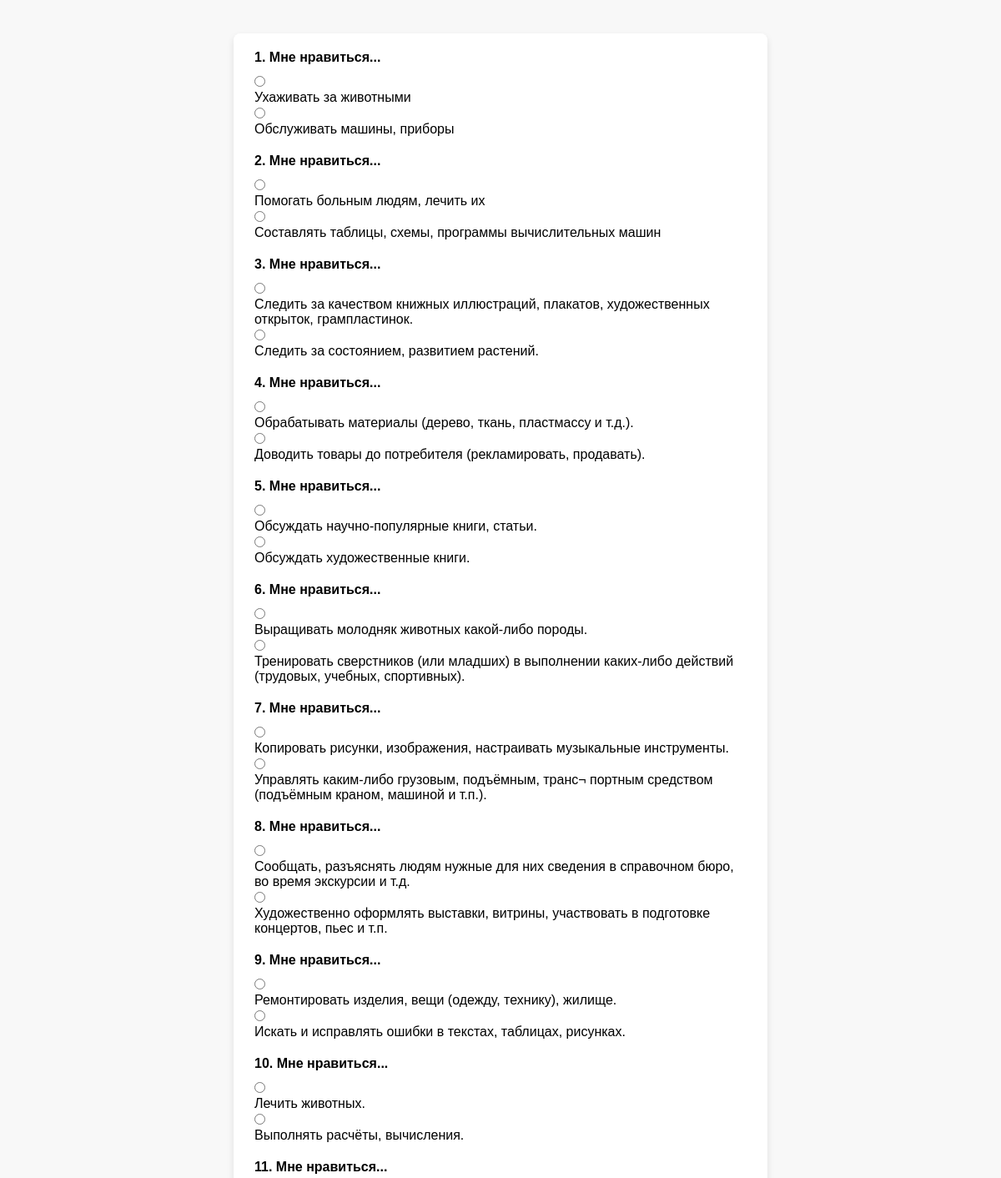
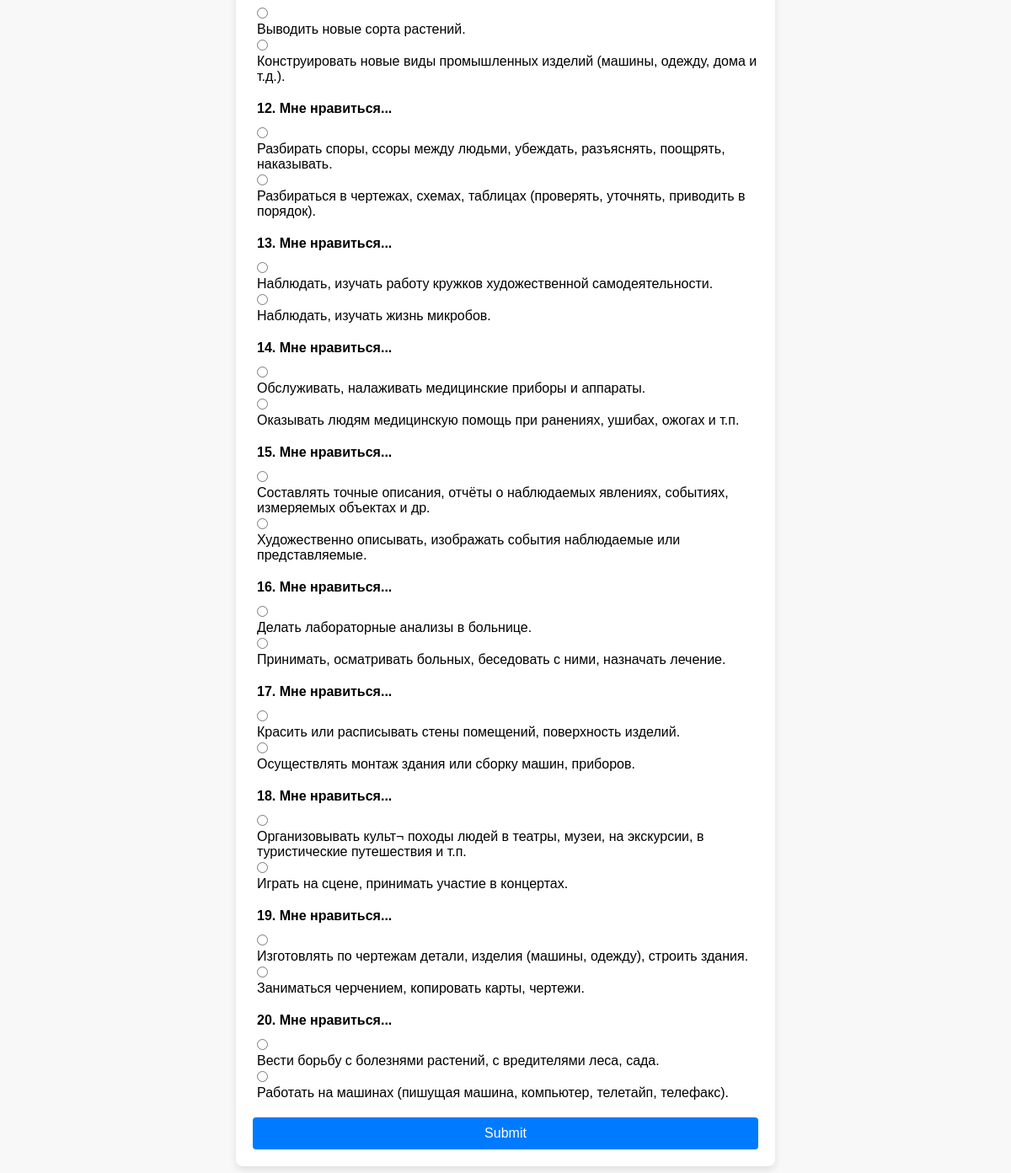
Page /test/1/ on the committed database (2 pictures, top to bottom).
### test_app/models.py (models this page shows, shortened)
class Question(models.Model):
    text = models.CharField(max_length=1024)
    choice_a = models.CharField(max_length=512)
    choice_b = models.CharField(max_length=512)

### test_app/views.py (the view)
# urls.py: path('test/<int:user_data_id>/', test_view, name='test_view'),
def test_view(request, user_data_id):
    user_data = get_object_or_404(UserData, id=user_data_id)
    language = user_data.language  # Retrieve the user's language preference from the UserData model
    if request.method == 'POST':
        profession_groups_count = {
            'Human-Nature': 0,
            'Human-Technique': 0,
            'Human-Human': 0,
            'Human-Sign Systems': 0,
            'Human-Artistic Image': 0,
        }
        profession_groups_count_ru = {
            "Человек-природа": 0,
            "Человек-техника": 0,
            "Человек-Человекочеловек": 0,
            "Человек-знаковые системы": 0,
            "Человек-художественный образ": 0,
        }
        profession_groups_count_kk = {
            "Адам Табиғаты": 0,
            "Адам Техникасы": 0,
            "Адам-Адам": 0,
            "Адам Белгілері Жүйелері": 0,
            "Адам-Көркем Образ": 0,
        }
        for key, value in request.POST.items():
            if key.startswith('question'):
                profession_groups_count[value] += 1
        result = max(profession_groups_count, key=profession_groups_count.get)
        answer = "Предлагаемая вами профессиональная группа - это:"
        if language == "KZ":
            answer = "Сіздің ұсынылған мамандық тобыңыз:"
            if result == 'Human-Nature':
                result = "Адам Табиғаты"
            elif result == 'Human-Technique':
                result = "Адам Техникасы"
            elif result == 'Human-Human':
                result = "Адам-Адам"
            elif result == 'Human-Sign Systems':
                result = "Адам Белгілері Жүйелері"
            elif result == 'Human-Artistic Image':
                result = "Адам-Көркем Образ"
        elif language == "RU":
            if result == 'Human-Nature':
                result = "Человек-природа"
            elif result == 'Human-Technique':
                result = "Человек-техника"
            elif result == 'Human-Human':
                result = "Человек-человек"
            elif result == 'Human-Sign Systems':
                result = "Человек-знаковые системы"
            elif result == 'Human-Artistic Image':
                result = "Человек-художественный образ"
        print(result)
        TestResult.objects.create(user_data_id=user_data_id, test_name="General Test", result=result)
        return render(request, "test_app/first_test/results.html", {
            'result': result,
            'answer': answer,
        })
    else:
        if(language == "KZ"):
            questions = Question_kk.objects.all()
        else:
            questions = Question.objects.all()
        return render(request, 'test_app/first_test/test.html', {
            'questions': questions,
            'user_data_id': user_data_id
        })

### test_app/templates/test_app/first_test/test.html (shortened to what this page needs)
<!DOCTYPE html>
<html lang="en">
<head>
</head>
<body>
    <form method="post">
        {% for question in questions %}
            <div class="question">
                <label><strong>{{ forloop.counter }}. {{ question.text }}</strong></label>
                <input type="radio" id="question_{{ question.id }}_a" name="question_{{ question.id }}" value="Human-Nature" required>
                <label for="question_{{ question.id }}_a">{{ question.choice_a }}</label>
                <input type="radio" id="question_{{ question.id }}_b" name="question_{{ question.id }}" value="Human-Technique">
                <label for="question_{{ question.id }}_b">{{ question.choice_b }}</label>
            </div>
        {% endfor %}
        <input type="submit" value="Submit">
    </form>
</body>
</html>

### test_app/templates/test_app/first_test/test.html (style rules this page uses)
body { font-family: Arial, sans-serif; background-color: #f8f8f8; margin: 20px; padding: 20px; }
form { background-color: #fff; padding: 20px; border-radius: 8px; box-shadow: 0 4px 8px rgba(0,0,0,0.1); max-width: 600px; margin: auto; }
.question { margin-bottom: 20px; }
.question label { font-weight: normal; margin-left: 5px; display: block; }
.question > label:first-of-type { font-weight: bold; margin-bottom: 10px; }
input[type="radio"] { margin-right: 10px; cursor: pointer; }
input[type="submit"] { background-color: #007bff; color: white; padding: 10px 20px; border: none; border-radius: 4px; cursor: pointer; font-size: 16px; display: block; margin-top: 20px; width: 100%; }

### rows in the picture
Question: text "Мне нравиться...", choice_a "Ухаживать за животными", choice_b "Обслуживать машины, приборы"
Question: text "Мне нравиться...", choice_a "Помогать больным людям, лечить их", choice_b "Составлять таблицы, схемы, программы вычислительных машин"
Question: text "Мне нравиться...", choice_a "Следить за качеством книжных иллюстраций, плакатов, художественных открыток, грампластинок.", choice_b "Следить за состоянием, развитием растений."
Question: text "Мне нравиться...", choice_a "Обрабатывать материалы (дерево, ткань, пластмассу и т.д.).", choice_b "Доводить товары до потребителя (рекламировать, продавать)."
Question: text "Мне нравиться...", choice_a "Обсуждать научно-популярные книги, статьи.", choice_b "Обсуждать художественные книги."
Question: text "Мне нравиться...", choice_a "Выращивать молодняк животных какой-либо породы.", choice_b "Тренировать сверстников (или младших) в выполнении каких-либо действий (трудовых, учебных, спортивных)."
Question: text "Мне нравиться...", choice_a "Копировать рисунки, изображения, настраивать музыкальные инструменты.", choice_b "Управлять каким-либо грузовым, подъёмным, транс¬ портным средством (подъёмным краном, машиной и т.п.)."
Question: text "Мне нравиться...", choice_a "Сообщать, разъяснять людям нужные для них сведения в справочном бюро, во время экскурсии и т.д.", choice_b "Художественно оформлять выставки, витрины, участвовать в подготовке концертов, пьес и т.п."
Question: text "Мне нравиться...", choice_a "Ремонтировать изделия, вещи (одежду, технику), жилище.", choice_b "Искать и исправлять ошибки в текстах, таблицах, рисунках."
Question: text "Мне нравиться...", choice_a "Лечить животных.", choice_b "Выполнять расчёты, вычисления."
Question: text "Мне нравиться...", choice_a "Выводить новые сорта растений.", choice_b "Конструировать новые виды промышленных изделий (машины, одежду, дома и т.д.)."
Question: text "Мне нравиться...", choice_a "Разбирать споры, ссоры между людьми, убеждать, разъяснять, поощрять, наказывать.", choice_b "Разбираться в чертежах, схемах, таблицах (проверять, уточнять, приводить в порядок)."
Question: text "Мне нравиться...", choice_a "Наблюдать, изучать работу кружков художественной самодеятельности.", choice_b "Наблюдать, изучать жизнь микробов."
Question: text "Мне нравиться...", choice_a "Обслуживать, налаживать медицинские приборы и аппараты.", choice_b "Оказывать людям медицинскую помощь при ранениях, ушибах, ожогах и т.п."
Question: text "Мне нравиться...", choice_a "Составлять точные описания, отчёты о наблюдаемых явлениях, событиях, измеряемых объектах и др.", choice_b "Художественно описывать, изображать события наблюдаемые или представляемые."
Question: text "Мне нравиться...", choice_a "Делать лабораторные анализы в больнице.", choice_b "Принимать, осматривать больных, беседовать с ними, назначать лечение."
Question: text "Мне нравиться...", choice_a "Красить или расписывать стены помещений, поверхность изделий.", choice_b "Осуществлять монтаж здания или сборку машин, приборов."
Question: text "Мне нравиться...", choice_a "Организовывать культ¬ походы людей в театры, музеи, на экскурсии, в туристические путешествия и т.п.", choice_b "Играть на сцене, принимать участие в концертах."
Question: text "Мне нравиться...", choice_a "Изготовлять по чертежам детали, изделия (машины, одежду), строить здания.", choice_b "Заниматься черчением, копировать карты, чертежи."
Question: text "Мне нравиться...", choice_a "Вести борьбу с болезнями растений, с вредителями леса, сада.", choice_b "Работать на машинах (пишущая машина, компьютер, телетайп, телефакс)."
